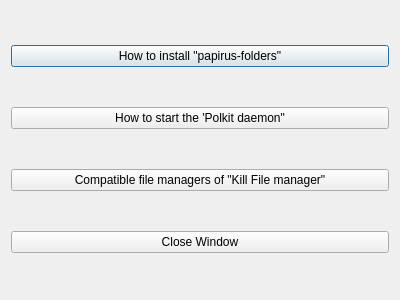
<?xml version="1.0" encoding="UTF-8"?>
<ui version="4.0">
 <class>extra</class>
 <widget class="QDialog" name="extra">
  <property name="geometry">
   <rect>
    <x>0</x>
    <y>0</y>
    <width>400</width>
    <height>300</height>
   </rect>
  </property>
  <property name="windowTitle">
   <string>Extra</string>
  </property>
  <property name="windowIcon">
   <iconset resource="img.qrc">
    <normaloff>:/colors.png</normaloff>:/colors.png</iconset>
  </property>
  <layout class="QVBoxLayout" name="verticalLayout">
   <item>
    <widget class="QPushButton" name="papirus">
     <property name="text">
      <string>How to install &quot;papirus-folders&quot;</string>
     </property>
    </widget>
   </item>
   <item>
    <widget class="QPushButton" name="polkit">
     <property name="text">
      <string>How to start the 'Polkit daemon&quot;</string>
     </property>
    </widget>
   </item>
   <item>
    <widget class="QPushButton" name="files">
     <property name="text">
      <string>Compatible file managers of &quot;Kill File manager&quot;</string>
     </property>
    </widget>
   </item>
   <item>
    <widget class="QPushButton" name="close">
     <property name="text">
      <string>Close Window</string>
     </property>
    </widget>
   </item>
  </layout>
 </widget>
 <resources>
  <include location="img.qrc"/>
 </resources>
 <connections/>
</ui>
